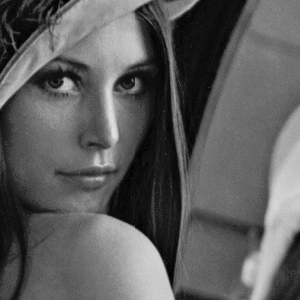
#> input picture Projeto 3/Images/lena.jpg, 300 x 300 px
$ python 3_digital_image_geometric_transform.py
#> lines starting #> are read from the running program, lines starting #| are printed output that depends on the picture
# Image Geometric transforms

import numpy as np
from numpy import asarray
from PIL import Image
from scipy import ndimage


def main():
    # Open image
    image_in = Image.open('../Images/lena.jpg')
#> image_in is the input picture: PIL image 300x300 L; min 0, max 229, mean 93.2
    image_in.show()
    # convert image to numpy array
    image_np = np.array(image_in)
    print(image_np.shape)
#| (300, 300)

    # Zoom or Shrink image
    image_np_zoom = ndimage.zoom(image_np, (2, 2))
    print(image_np_zoom.shape)
#| (600, 600)
    image_out = Image.fromarray(image_np_zoom)
    image_out.show()

    # Rotation image 45º
    image_np_rotate  = ndimage.rotate(image_np, 45, cval=128)
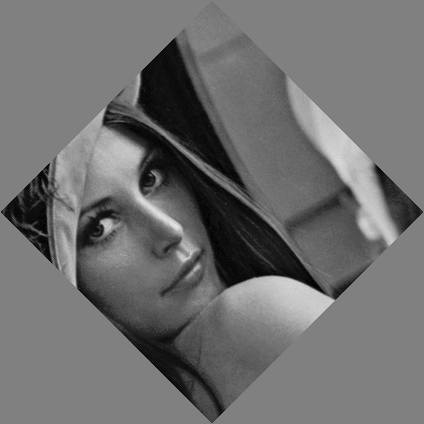
#> image_np_rotate: shape (424, 424); min 0, max 228, mean 110.7
    image_out = Image.fromarray(image_np_rotate)
    image_out.show()

    # Shear image
    height, width = image_np.shape
#> height = 300; width = 300
    transform = [[1, 0, 0],
                 [0.5, 1, 0],
                 [0, 0, 1]]
    image_np_shear = ndimage.affine_transform(image_np,
                                         transform,
                                         offset=(0, -height//2, 0),
                                         output_shape=(height, width+height//2))
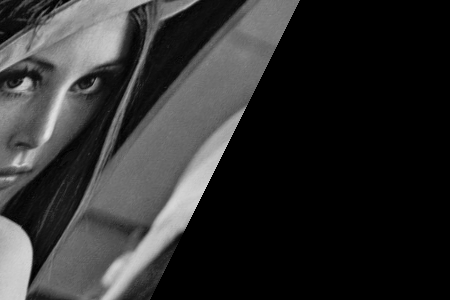
#> image_np_shear: shape (300, 450); min 0, max 229, mean 47.1
    image_out = Image.fromarray(image_np_shear)
    image_out.show()


if __name__ == "__main__":
    main()
